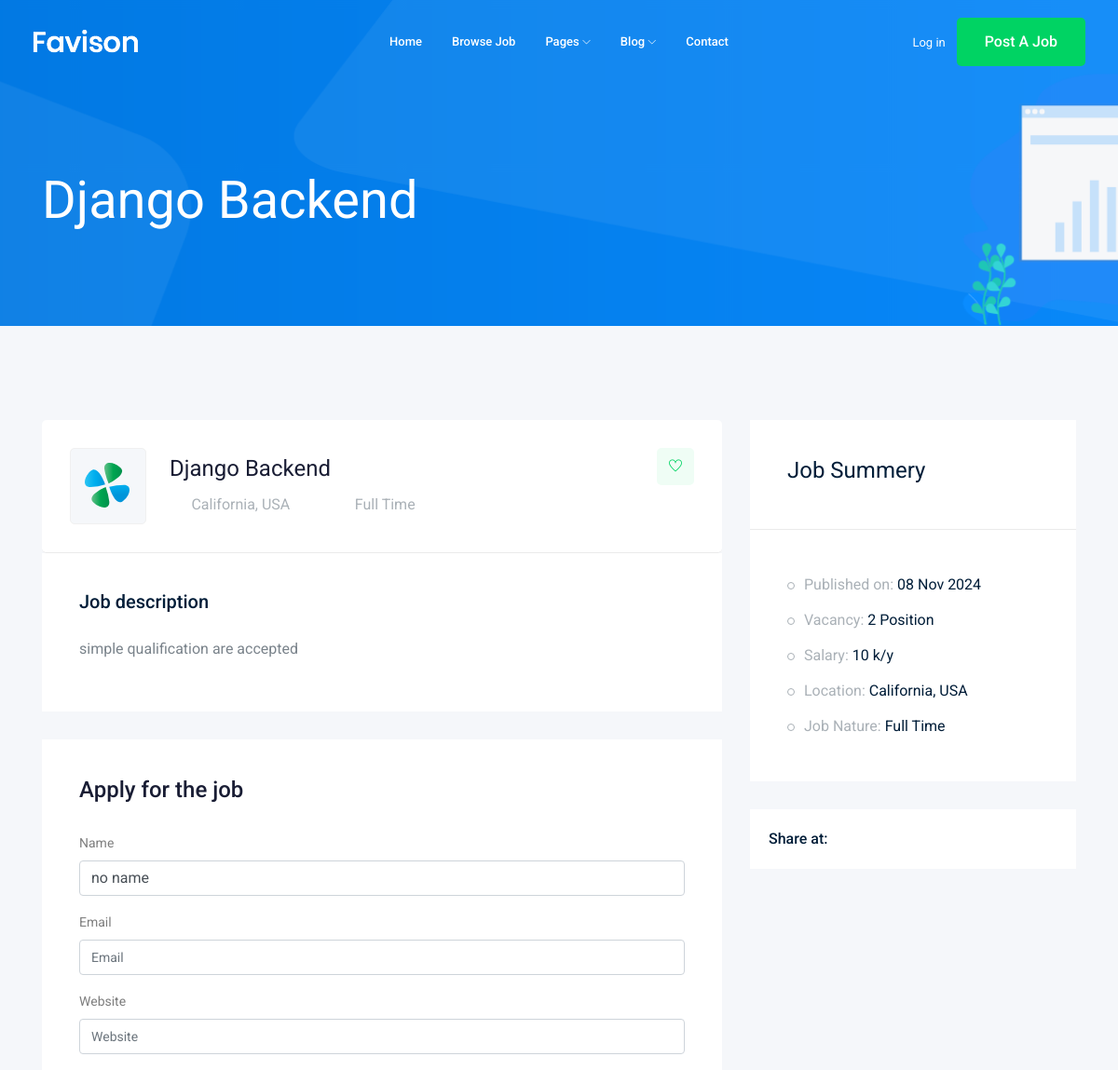
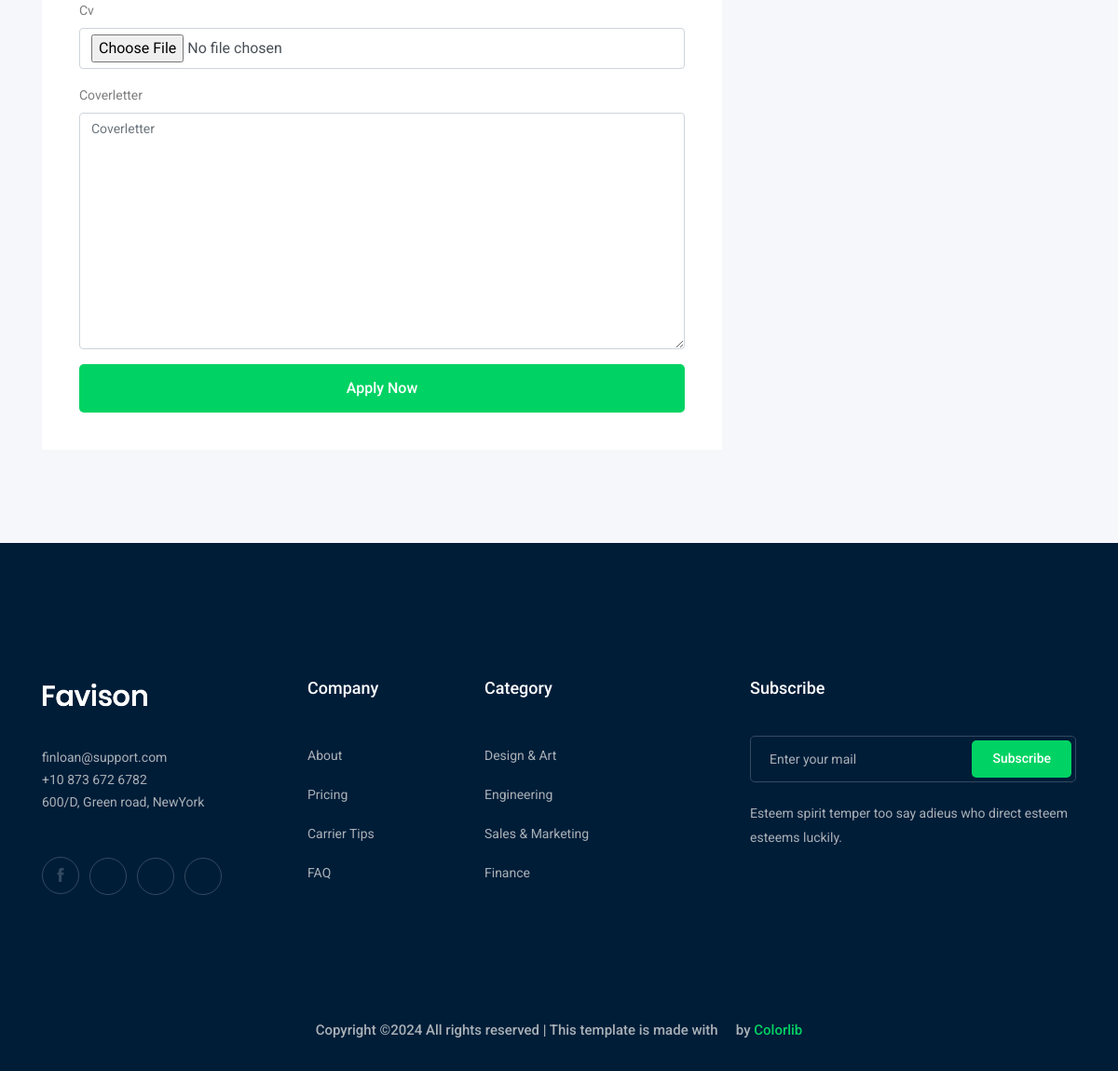
/job/django-backend, run on the app's committed database (2 pictures, top to bottom).
### Jobs/models.py (models this page shows, shortened)
class Jobs(models.Model):
    owner = models.ForeignKey(User,on_delete=models.CASCADE)
    title = models.CharField(default=("New Job!"), max_length=60)
    description = models.TextField(default=(""),max_length=1000)
    job_Type = models.CharField(default=("Part Time"),max_length=15,choices=job_types)
    vacancy = models.IntegerField(default=("1"))
    salary = models.IntegerField(default=("0"))
    published_on = models.DateTimeField(auto_now=True)
    category = models.ForeignKey('Category',on_delete=models.CASCADE)
    qualification = models.IntegerField(default=("0"))
    image = models.ImageField(upload_to=pickImage)
    slug = models.SlugField(null=True , blank=True)
    def __str__(self):
        return self.title

### Jobs/views.py (the view)
# urls.py: path('<str:slug>',views.show_job_details,name='jobDetails'),
def show_job_details(request, slug):
    jobDetail = Jobs.objects.get(slug=slug)
    if request.method=='POST':
        form = applyform(request.POST,request.FILES)
        if form.is_valid:
            myform = form.save(commit=False)
            myform.apply_to = jobDetail
            myform.is_replayed = False
            myform.save()
    else:
        form = applyform()
        pass
    context = {'Job':jobDetail,'form':form}
    return render(request,'Jobs/show job details.html',context)

### Jobs/form.py
class applyform(forms.ModelForm):
    class Meta:
        model = apply
        fields = ['name','email','website','cv','coverletter']

### Jobs/templates/Jobs/show job details.html (shortened to what this page needs)
{% extends 'base.html' %}
{% load bootstrap4 %}
{% block body %}
    <div class="bradcam_area bradcam_bg_1">
        <div class="container">
            <div class="row">
                <div class="col-xl-12">
                    <div class="bradcam_text">
                        <h3>{{Job}}</h3>
                    </div>
                </div>
            </div>
        </div>
    </div>
    <div class="job_details_area">
        <div class="container">
            <div class="row">
                <div class="col-lg-8">
                    <div class="job_details_header">
                        <div class="single_jobs white-bg d-flex justify-content-between">
                            <div class="jobs_left d-flex align-items-center">
                                <div class="thumb">
                                    <img src="img/svg_icon/1.svg" alt="">
                                </div>
                                <div class="jobs_conetent">
                                    <a href="#"><h4>{{Job}}</h4></a>
                                    <div class="links_locat d-flex align-items-center">
                                        <div class="location">
                                            <p> <i class="fa fa-map-marker"></i> California, USA</p>
                                        </div>
                                        <div class="location">
                                            <p> <i class="fa fa-clock-o"></i>{{Job.job_Type}}</p>
                                        </div>
                                    </div>
                                </div>
                            </div>
                            <div class="jobs_right">
                                <div class="apply_now">
                                    <a class="heart_mark" href="#"> <i class="ti-heart"></i> </a>
                                </div>
                            </div>
                        </div>
                    </div>
                    <div class="descript_wrap white-bg">
                        <div class="single_wrap">
                            <h4>Job description</h4>
                            <p>{{Job.description}}</p>
                        </div>
                    </div>
                    <div class="apply_job_form white-bg">
                        <h4>Apply for the job</h4>
                        <form  method = "POST" enctype="multipart/form-data">
    				{% bootstrap_form form %}
                    <button class="boxed-btn3 w-100" type="submit">Apply Now</button>
                        </form>
                    </div>
                </div>
                <div class="col-lg-4">
                    <div class="job_sumary">
                        <div class="summery_header">
                            <h3>Job Summery</h3>
                        </div>
                        <div class="job_content">
                            <ul>
                                <li>Published on: <span>{{Job.published_on|date:'d M o'}}</span></li>
                                <li>Vacancy: <span>{{Job.vacancy}} Position</span></li>
                                <li>Salary: <span>{{Job.salary}} k/y</span></li>
                                <li>Location: <span>California, USA</span></li>
                                <li>Job Nature: <span> {{Job.job_Type}}</span></li>
                            </ul>
                        </div>
                    </div>
                    <div class="share_wrap d-flex">
                        <span>Share at:</span>
                        <ul>
                            <li><a href="#"> <i class="fa fa-facebook"></i></a> </li>
                            <li><a href="#"> <i class="fa fa-google-plus"></i></a> </li>
                            <li><a href="#"> <i class="fa fa-twitter"></i></a> </li>
                            <li><a href="#"> <i class="fa fa-envelope"></i></a> </li>
                        </ul>
                    </div>
                    <div class="job_location_wrap">
                        <div class="job_lok_inner">
                            <div id="map" style="height: 200px;"></div>
                          </div>
                    </div>
                </div>
            </div>
        </div>
    </div>
{% endblock %}

### data on the page
Jobs: title "Django Backend", job_Type "Full Time", description "simple qualification are accepted", published_on "08 Nov 2024", vacancy "2", salary "10"
